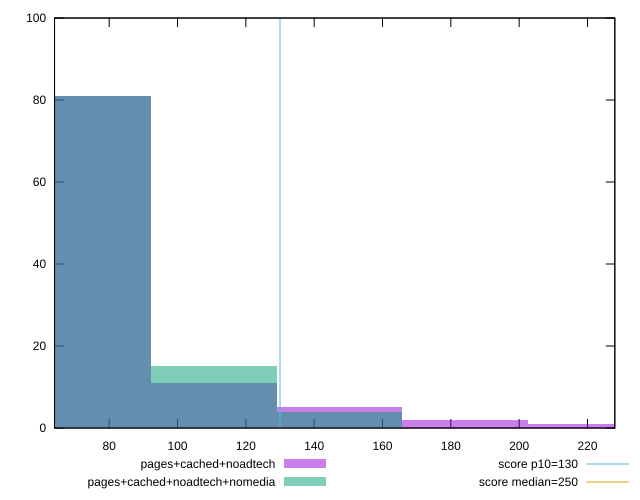

Write gnuplot code to recreate this figure.
reset

$pagesCachedNoadtech <<EOF
184.26241241419515 2
221.11489489703416 1
73.70496496567806 81
110.55744744851708 11
147.40992993135612 5
EOF

$pagesCachedNoadtechNomedia <<EOF
110.55744744851708 15
73.70496496567806 81
147.40992993135612 4
EOF

set key outside below
set boxwidth 36.85248248283903
set xrange [64:228]
set yrange [0:100]
set trange [0:100]
set style fill transparent solid 0.5 noborder

set parametric
set terminal svg size 640, 500 enhanced background rgb 'white'
set output "report_00019_2021-02-10T18-14-37.922Z//max-potential-fid/comparison/histogram/2_vs_3.svg"

plot $pagesCachedNoadtech title "pages+cached+noadtech" with boxes, \
     $pagesCachedNoadtechNomedia title "pages+cached+noadtech+nomedia" with boxes, \
     130,t title "score p10=130", \
     250,t title "score median=250"

reset
